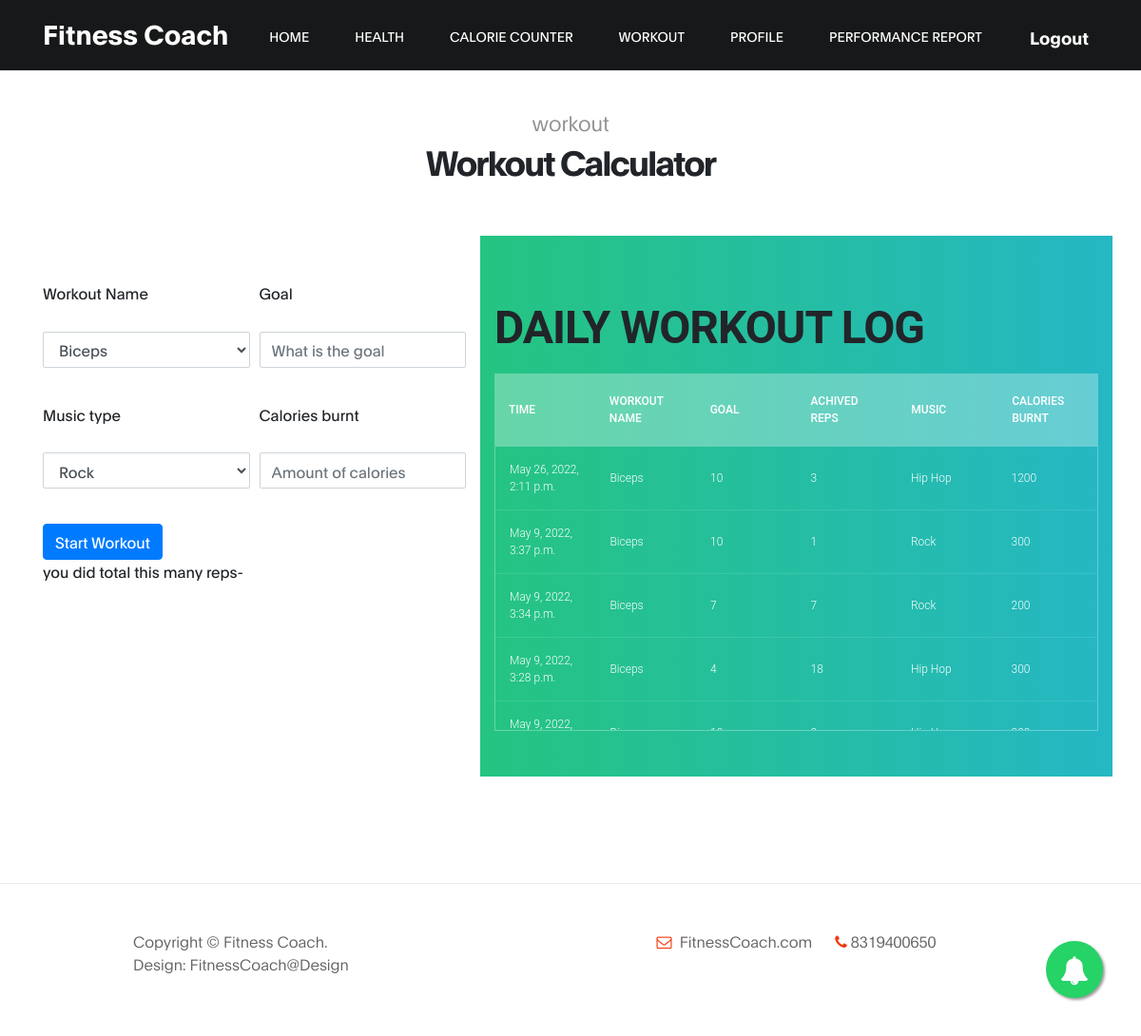
Page /workout/ (signed in) on the committed database.
### base/models.py (models this page shows, shortened)
class workout(models.Model):
    workout_user=models.ForeignKey(User, on_delete=models.RESTRICT)
    workout_name=models.CharField(null=True, max_length=11)
    goal=models.IntegerField(default=5,blank = True)
    achived=models.IntegerField(default=5,blank = True)
    msic_type=models.CharField(null=True, max_length=11, default='rock')
    reps=models.IntegerField(default=5,blank = True)
    tot_cal=models.IntegerField(default=10,blank = True)
    time=models.DateTimeField(auto_now_add=True)

### base/views.py (the view, shortened to what this page needs)
# urls.py: path('workout/',views.cool, name="cool"),
def cool(request):
    reps=0
    achived=5
    if request.user.is_authenticated:
        user=request.user
        work1 = workout.objects.filter(workout_user=user).order_by('-id')
    else:
        return redirect('loginr')
    print(reps)
    return render(request, 'cool.html',{'s':reps, 'user':user, 'work1':work1})

### templates/cool.html (shortened to what this page needs)
{% extends 'base.html' %}
{% block content %}
  <section class="class section" id="class">
    <div class="container">
         <div class="row">
                 <div class="col-lg-12 col-12 text-center mb-5">
                     <h6 data-aos="fade-up">workout </h6>
                     <h2 data-aos="fade-up" data-aos-delay="200">Workout Calculator</h2>
                  </div>
                  <div class="col-lg-5 py-5 col-md-5 col-5">
                  <form method="post" action="{% url 'cool' %}">
                    <div class="form-row">
                      <div class="form-group col-md-6">
                        <label for="exampleFormControlSelect1">Workout Name</label>
                        <select class="form-control" id="exampleFormControlSelect1" name="workout_name">
                          <option>Biceps</option>
                        </select>
                      </div>
                      <div class="form-group col-md-6">
                        <label for="inputPassword4">Goal</label>
                        <input type="text" class="form-control" name="goal" placeholder="What is the goal">
                      </div>
                    </div>
                    <div class="form-row">
                      <div class="form-group col-md-6">
                        <label for="exampleFormControlSelect1">Music type</label>
                        <select class="form-control" id="exampleFormControlSelect1" name="msic_type">
                          <option>Rock</option>
                        </select>
                      </div>
                      <div class="form-group col-md-6">
                        <label for="inputAddress">Calories burnt</label>
                        <input type="text" class="form-control" name="tot_cal" placeholder="Amount of calories">
                      </div>
                    </div>
                    <button type="submit" class="btn btn-primary">Start Workout</button>
                  </form>
                  you did total this many reps-{{som}}
                  </div>
                  <div class="col-lg-7 py-5 col-md-7 col-7 well">
                    <section>
                      <h1>Daily Workout Log</h1>
                      <div class="tbl-header">
                        <table cellpadding="0" cellspacing="0" border="0">
                          <thead>
                            <tr>
                              <th>Time</th>
                              <th>workout Name</th>
                              <th>goal</th>
                              <th>Achived reps</th>
                              <th>Music</th>
                              <th>Calories Burnt</th>
                            </tr>
                          </thead>
                        </table>
                      </div>
                      <div class="tbl-content">
                        <table cellpadding="0" cellspacing="0" border="0">
                          <tbody>
                           {% for work in work1 %}
                            <tr>
                              <td>{{work.time}}</td>
                              <td>{{work.workout_name}}</td>
                              <td>{{work.goal}} </td>
                              <td>{{ work.reps }}</td>
                              <td>{{ work.msic_type }}</td>
                              <td>{{ work.tot_cal}}</td>
                            </tr>
                            {% endfor %}
                          </tbody>
                        </table>
                      </div>
                    </section>
                  </div>
         </div>
    </div>
</section>
{% endblock %}

### templates/base.html (shortened to what this page needs)
<!DOCTYPE html>
{% load static %}
<html lang="en">
<head>
    <link rel = "stylesheet" href="{% static 'css'%}">
    <link rel = "stylesheet" href="{% static 'styles/main.css'%}">
     <link rel="stylesheet" href="{% static 'css/bootstrap.min.css' %}">
     <link rel="stylesheet" href="{% static 'css/font-awesome.min.css' %}">
     <link rel="stylesheet" href="{% static 'css/aos.css' %}">
    <link rel="stylesheet" href="https://cdnjs.cloudflare.com/ajax/libs/jquery/3.2.1/jquery.min.js">
     <link rel="stylesheet" href="{% static 'css/tooplate-gymso-style.css'%}">
</head>
<body data-spy="scroll" data-target="#navbarNav" data-offset="50">
    {% include 'nav.html' %}
    {% block content %}
    {% endblock %}
    {% include 'footer.html' %}
</body>
</html>

### templates/nav.html (shortened to what this page needs)
 <nav class="navbar navbar-expand-lg fixed-top">
    <div class="container">
        <a class="navbar-brand" href="{% url 'home' %}">Fitness Coach</a>
        <div class="collapse navbar-collapse" id="navbarNav">
            <ul class="navbar-nav ml-lg-auto">
                <li class="nav-item">
                    <a href="{% url 'home' %}" class="nav-link smoothScroll">Home</a>
                </li>
                <li class="nav-item">
                    <a href="{% url 'health' %}" class="nav-link smoothScroll">Health</a>
                </li>
                <li class="nav-item">
                    <a href="{% url 'food' %}" class="nav-link smoothScroll">Calorie Counter</a>
                </li>
                <li class="nav-item">
                    <a href="{% url 'cool' %}" class="nav-link smoothScroll">Workout</a>
                </li>
                {% if  request.user.is_authenticated %}
                <li class="nav-item">
                    <a href="{% url 'profile' %}" class="nav-link smoothScroll">Profile</a>
                </li>
                {% endif %}
                <li class="nav-item">
                    <a href="{% url 'result' %}" class="nav-link smoothScroll">Performance Report</a>
                </li>
            </ul>
            <ul class="social-icon ml-lg-3">
                {% if  request.user.is_authenticated %}
                <li><a href="{% url 'logout' %}">Logout</a></li>
                {% else %}
                <li><a href="{% url 'register' %}" > Register </a></li>
                <li><a href="{% url 'loginr' %}"> Login </a></li>
                {% endif %}
            </ul>
        </div>
    </div>
</nav>
 <link rel="stylesheet" href="https://maxcdn.bootstrapcdn.com/font-awesome/4.5.0/css/font-awesome.min.css">
<a href="{% url 'noti' %}" class="float">
<i class="fa fa-bell my-float"></i>
</a>

### templates/footer.html
     <footer class="site-footer">
        <div class="container">
             <div class="row">
                  <div class="ml-auto col-lg-4 col-md-5">
                      <p class="copyright-text">Copyright &copy; Fitness Coach.
                      <br>Design: <a href="https://www.tooplate.com">FitnessCoach@Design</a></p>
                  </div>
                  <div class="d-flex justify-content-center mx-auto col-lg-5 col-md-7 col-12">
                      <p class="mr-4">
                          <i class="fa fa-envelope-o mr-1"></i>
                          <a href="#">FitnessCoach.com</a>
                      </p>
                      <p><i class="fa fa-phone mr-1"></i>8319400650</p>
                  </div>
             </div>
        </div>
   </footer>

### static/styles/main.css (style rules this page uses)
body { background-color: aqua; color: black; }
body { background-color: #f9f9fa }
button, input, optgroup, select, textarea { font-family: Roboto,sans-serif; font-weight: 300; }

### static/css/tooplate-gymso-style.css (style rules this page uses)
:root { --primary-color: #f13a11; --white-color: #ffffff; --dark-color: #171819; --about-bg-color: #f9f9f9; --gray-color: #909090; --link-color: #404040; --p-color: #666262; --base-font-family: 'Plain', sans-serif; --font-weight-bold: bold; --font-weight-normal: normal; --font-weight-light: 300; --font-weight-thin: 100; --h1-font-size: 48px; --h2-font-size: 36px; --h3-font-size: 28px; --h4-font-size: 24px; --h5-font-size: 22px; --h6-font-size: 22px; --p-font-size: 18px; --base-font-size: 16px; --menu-font-size: 14px; --border-radius-large: 100%; --border-radius-small: 2px; }
body { background: var(--white-color); font-family: var(--base-font-family); }
h1,h2,h3,h4,h5,h6 { font-weight: var(--font-weight-thin); line-height: normal; }
h1 { font-size: var(--h1-font-size); font-weight: var(--font-weight-bold); letter-spacing: -1px; text-transform: uppercase; margin: 20px 0; }
h2 { font-size: var(--h2-font-size); font-weight: var(--font-weight-bold); letter-spacing: -2px; }
h6 { color: var(--gray-color); font-size: var(--h6-font-size); line-height: inherit; margin: 0; }
p { color: var(--p-color); font-size: var(--p-font-size); font-weight: var(--font-weight-light); line-height: 1.5em; }
.section { padding: 7rem 0; }
* { -webkit-box-sizing: border-box; -moz-box-sizing: border-box; box-sizing: border-box; }
*::before, *::after { -webkit-box-sizing: border-box; -moz-box-sizing: border-box; box-sizing: border-box; }
a { color: var(--link-color); font-weight: normal; text-decoration: none; transition: all 0.3s ease; }
.navbar { background: var(--dark-color); padding: 1rem; }
.navbar-expand-lg .navbar-nav .nav-link { padding-right: 1.5rem; padding-left: 1.5rem; }
.navbar-brand { color: var(--white-color); font-size: var(--h3-font-size); font-weight: var(--font-weight-bold); line-height: normal; padding-top: 0; }
.nav-item .nav-link { display: block; color: var(--white-color); font-size: var(--menu-font-size); font-weight: var(--font-weight-normal); text-transform: uppercase; padding: 2px 6px; }
.navbar .social-icon li a { color: var(--white-color); }
.form-control { border-radius: var(--border-radius-small); margin: 1.3rem 0; }
.site-footer { border-top: 1px solid #efebeb; padding: 3rem 0; }
.site-footer a { color: var(--p-color); font-weight: var(--font-weight-light); }
.site-footer p { font-size: var(--base-font-size); }
.contact .fa, .site-footer .fa { color: var(--primary-color); }
.social-icon { position: relative; padding: 0; margin: 5px 0 0 0; }
.social-icon li { display: inline-block; list-style: none; }
.social-icon li a { text-decoration: none; display: inline-block; color: var(--p-color); font-size: var(--p-font-size); font-weight: var(--font-weight-bold); margin: 5px 10px; text-align: center; }

### templates/nav.html (style rules this page uses)
.float { position:fixed; width:60px; height:60px; bottom:40px; right:40px; background-color:#25d366; color:#FFF; border-radius:50px; text-align:center; font-size:30px; box-shadow: 2px 2px 3px #999; z-index:100; }
.my-float { margin-top:16px; }

### templates/cool.html (style rules this page uses)
table { width:100%; table-layout: fixed; }
.tbl-header { background-color: rgba(255,255,255,0.3); }
.tbl-content { height:300px; overflow-x:auto; margin-top: 0px; border: 1px solid rgba(255,255,255,0.3); }
th { padding: 20px 15px; text-align: left; font-weight: 500; font-size: 12px; color: #fff; text-transform: uppercase; }
td { padding: 15px; text-align: left; vertical-align:middle; font-weight: 300; font-size: 12px; color: #fff; border-bottom: solid 1px rgba(255,255,255,0.1); }
.well { background: -webkit-linear-gradient(left, #25c481, #25b7c4); background: linear-gradient(to right, #25c481, #25b7c4); font-family: 'Roboto', sans-serif; }

### rows in the picture
workout: time "May 26, 2022, 2:11 p.m.", workout_name "Biceps", goal "10", reps "3", msic_type "Hip Hop", tot_cal "1200"
workout: time "May 9, 2022, 3:37 p.m.", workout_name "Biceps", goal "10", reps "1", msic_type "Rock", tot_cal "300"
workout: time "May 9, 2022, 3:34 p.m.", workout_name "Biceps", goal "7", reps "7", msic_type "Rock", tot_cal "200"
workout: time "May 9, 2022, 3:28 p.m.", workout_name "Biceps", goal "4", reps "18", msic_type "Hip Hop", tot_cal "300"
workout: time "May 9, 2022,…"
